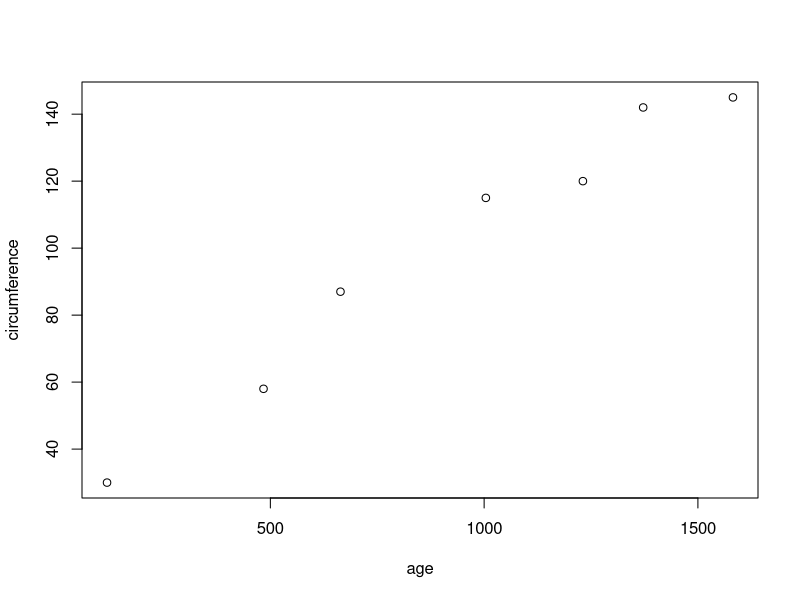

This chart was generated by the following R code: (Note: this script raises an error after producing the figure.)
# Question 1.

# 1a
fiveSteps <- seq(5,25, by = 5)

# 1b
fiveSteps <- rep(0,5)
for (i in 1:5){
  fiveSteps[i] <- 5*i 
}

# 1c
tenNumbers <- seq(0,3.14, length = 10)

# Question 2.

# 2a
rectArea <- function(a,b){
  area <- a*b
  return(area)
} 
rectArea(a = 2, b = 3)

# 2b
rectArea <- function(b,h){
  area <- b*h
  if (b==h) message('Rectangle is squared')
  return(area)
} 
rectArea(b = 2, h = 3) 
rectArea(b = 2, h = 2) # Here we see the message

# 2c
rectArea <- function(b, h = b){
  area <- b*h
  if (b==h) message('Rectangle is squared')
  return(area)
}
rectArea(b = 2, h = 3) # Same as before
rectArea(b = 2)        # Works!


# Question 3.

# 3a
X <- matrix(c(2,4,6,1,2,5), nrow = 3, ncol = 2)

# 3b
solve(t(X)%*%X)

# 3c
X <- as.data.frame(X)
is.data.frame(X) # returns TRUE
names(X) <- c('XCol1','XCol2')

# Question 4.

# 4a
attach(Orange)
regModel <- lm(circumference ~ age)
summary(regModel)

# 4b
is.factor(Tree)
plot(circumference ~ age, subset = (Tree == 1)) 

alternativt

plot(circumference[Tree == 1] ~ age[Tree == 1])

# 4c
lm(circumference ~age, subset = (Tree == 1))


# Question 5

# 5a
x <- c(5,2,4,-3,0,1)
y <- x[x>0]

# 5b
z <- x[x>0 & x%%2==0]

# 5c
x[2] <- NaN
q <- x[!is.nan(x)]

